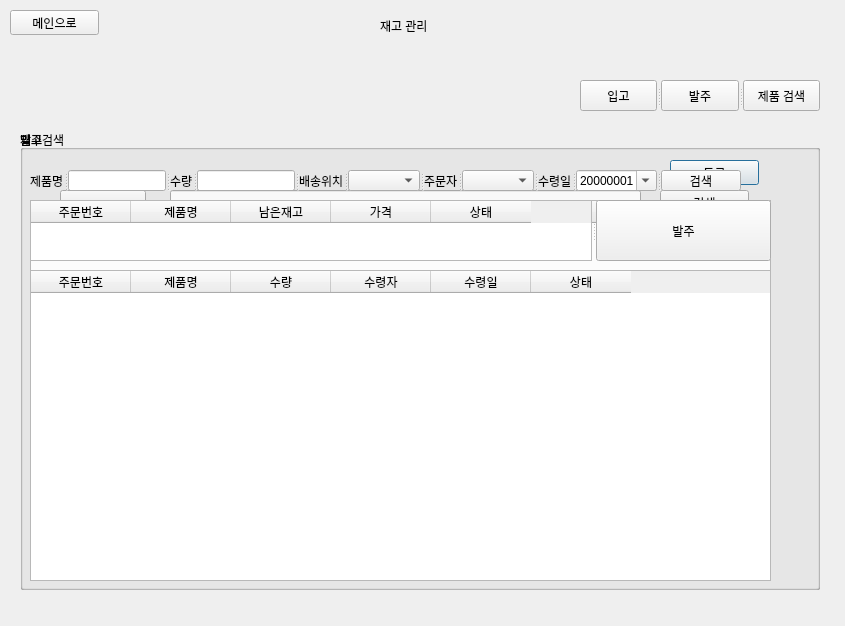
<?xml version="1.0" encoding="UTF-8"?>
<ui version="4.0">
 <class>Dialog</class>
 <widget class="QDialog" name="Dialog">
  <property name="geometry">
   <rect>
    <x>0</x>
    <y>0</y>
    <width>845</width>
    <height>626</height>
   </rect>
  </property>
  <property name="windowTitle">
   <string>Dialog</string>
  </property>
  <widget class="QLabel" name="label">
   <property name="geometry">
    <rect>
     <x>380</x>
     <y>10</y>
     <width>131</width>
     <height>31</height>
    </rect>
   </property>
   <property name="text">
    <string>재고 관리</string>
   </property>
  </widget>
  <widget class="QGroupBox" name="groupBox">
   <property name="geometry">
    <rect>
     <x>20</x>
     <y>130</y>
     <width>800</width>
     <height>460</height>
    </rect>
   </property>
   <property name="title">
    <string>입고</string>
   </property>
   <widget class="QPushButton" name="pushButton_2">
    <property name="geometry">
     <rect>
      <x>650</x>
      <y>30</y>
      <width>89</width>
      <height>25</height>
     </rect>
    </property>
    <property name="text">
     <string>등록</string>
    </property>
   </widget>
   <widget class="QTableWidget" name="tableWidget">
    <property name="geometry">
     <rect>
      <x>10</x>
      <y>70</y>
      <width>741</width>
      <height>381</height>
     </rect>
    </property>
    <column>
     <property name="text">
      <string>주문번호</string>
     </property>
    </column>
    <column>
     <property name="text">
      <string>제품명</string>
     </property>
    </column>
    <column>
     <property name="text">
      <string>수량</string>
     </property>
    </column>
    <column>
     <property name="text">
      <string>수령자</string>
     </property>
    </column>
    <column>
     <property name="text">
      <string>수령일</string>
     </property>
    </column>
    <column>
     <property name="text">
      <string>상태</string>
     </property>
    </column>
   </widget>
  </widget>
  <widget class="QGroupBox" name="groupBox_2">
   <property name="geometry">
    <rect>
     <x>20</x>
     <y>130</y>
     <width>800</width>
     <height>460</height>
    </rect>
   </property>
   <property name="title">
    <string>발주</string>
   </property>
   <widget class="QTableWidget" name="tableWidget_2">
    <property name="geometry">
     <rect>
      <x>10</x>
      <y>140</y>
      <width>741</width>
      <height>311</height>
     </rect>
    </property>
    <column>
     <property name="text">
      <string>주문번호</string>
     </property>
    </column>
    <column>
     <property name="text">
      <string>제품명</string>
     </property>
    </column>
    <column>
     <property name="text">
      <string>수량</string>
     </property>
    </column>
    <column>
     <property name="text">
      <string>수령자</string>
     </property>
    </column>
    <column>
     <property name="text">
      <string>수령일</string>
     </property>
    </column>
    <column>
     <property name="text">
      <string>상태</string>
     </property>
    </column>
   </widget>
   <widget class="QSplitter" name="splitter">
    <property name="geometry">
     <rect>
      <x>10</x>
      <y>40</y>
      <width>711</width>
      <height>21</height>
     </rect>
    </property>
    <property name="orientation">
     <enum>Qt::Horizontal</enum>
    </property>
    <widget class="QLabel" name="label_2">
     <property name="text">
      <string>제품명</string>
     </property>
    </widget>
    <widget class="QLineEdit" name="lineEdit"/>
    <widget class="QLabel" name="label_3">
     <property name="text">
      <string>수량</string>
     </property>
    </widget>
    <widget class="QLineEdit" name="lineEdit_2"/>
    <widget class="QLabel" name="label_6">
     <property name="text">
      <string>배송위치</string>
     </property>
    </widget>
    <widget class="QComboBox" name="comboBox"/>
    <widget class="QLabel" name="label_7">
     <property name="text">
      <string>주문자</string>
     </property>
    </widget>
    <widget class="QComboBox" name="comboBox_3"/>
    <widget class="QLabel" name="label_12">
     <property name="text">
      <string>수령일</string>
     </property>
    </widget>
    <widget class="QDateEdit" name="dateEdit">
     <property name="displayFormat">
      <string>yyyymmdd</string>
     </property>
     <property name="calendarPopup">
      <bool>true</bool>
     </property>
    </widget>
    <widget class="QPushButton" name="pushButton_5">
     <property name="text">
      <string>검색</string>
     </property>
    </widget>
   </widget>
   <widget class="QSplitter" name="splitter_2">
    <property name="geometry">
     <rect>
      <x>10</x>
      <y>70</y>
      <width>741</width>
      <height>61</height>
     </rect>
    </property>
    <property name="orientation">
     <enum>Qt::Horizontal</enum>
    </property>
    <widget class="QTableWidget" name="tableWidget_3">
     <column>
      <property name="text">
       <string>주문번호</string>
      </property>
     </column>
     <column>
      <property name="text">
       <string>제품명</string>
      </property>
     </column>
     <column>
      <property name="text">
       <string>남은재고</string>
      </property>
     </column>
     <column>
      <property name="text">
       <string>가격</string>
      </property>
     </column>
     <column>
      <property name="text">
       <string>상태</string>
      </property>
     </column>
    </widget>
    <widget class="QPushButton" name="pushButton_3">
     <property name="text">
      <string>발주</string>
     </property>
    </widget>
   </widget>
  </widget>
  <widget class="QGroupBox" name="groupBox_3">
   <property name="geometry">
    <rect>
     <x>20</x>
     <y>130</y>
     <width>800</width>
     <height>460</height>
    </rect>
   </property>
   <property name="title">
    <string>재고검색</string>
   </property>
   <widget class="QTableWidget" name="tableWidget_4">
    <property name="geometry">
     <rect>
      <x>10</x>
      <y>140</y>
      <width>741</width>
      <height>311</height>
     </rect>
    </property>
    <column>
     <property name="text">
      <string>제품번호</string>
     </property>
    </column>
    <column>
     <property name="text">
      <string>제품명</string>
     </property>
    </column>
    <column>
     <property name="text">
      <string>재고 수량</string>
     </property>
    </column>
    <column>
     <property name="text">
      <string>수령자</string>
     </property>
    </column>
    <column>
     <property name="text">
      <string>수령일</string>
     </property>
    </column>
    <column>
     <property name="text">
      <string>상태</string>
     </property>
    </column>
   </widget>
   <widget class="QComboBox" name="comboBox_4">
    <property name="geometry">
     <rect>
      <x>40</x>
      <y>60</y>
      <width>86</width>
      <height>25</height>
     </rect>
    </property>
   </widget>
   <widget class="QLineEdit" name="lineEdit_7">
    <property name="geometry">
     <rect>
      <x>150</x>
      <y>60</y>
      <width>471</width>
      <height>25</height>
     </rect>
    </property>
   </widget>
   <widget class="QPushButton" name="pushButton_6">
    <property name="geometry">
     <rect>
      <x>640</x>
      <y>60</y>
      <width>89</width>
      <height>25</height>
     </rect>
    </property>
    <property name="text">
     <string>검색</string>
    </property>
   </widget>
  </widget>
  <widget class="QPushButton" name="mainButton">
   <property name="geometry">
    <rect>
     <x>10</x>
     <y>10</y>
     <width>89</width>
     <height>25</height>
    </rect>
   </property>
   <property name="text">
    <string>메인으로</string>
   </property>
  </widget>
  <widget class="QSplitter" name="splitter_3">
   <property name="geometry">
    <rect>
     <x>580</x>
     <y>80</y>
     <width>240</width>
     <height>31</height>
    </rect>
   </property>
   <property name="orientation">
    <enum>Qt::Horizontal</enum>
   </property>
   <widget class="QPushButton" name="restockButton">
    <property name="text">
     <string>입고</string>
    </property>
   </widget>
   <widget class="QPushButton" name="placeOrderButton">
    <property name="text">
     <string>발주</string>
    </property>
   </widget>
   <widget class="QPushButton" name="searchButton">
    <property name="text">
     <string>제품 검색</string>
    </property>
   </widget>
  </widget>
  <zorder>label</zorder>
  <zorder>groupBox_3</zorder>
  <zorder>mainButton</zorder>
  <zorder>splitter_3</zorder>
  <zorder>groupBox</zorder>
  <zorder>groupBox_2</zorder>
 </widget>
 <resources/>
 <connections/>
</ui>
